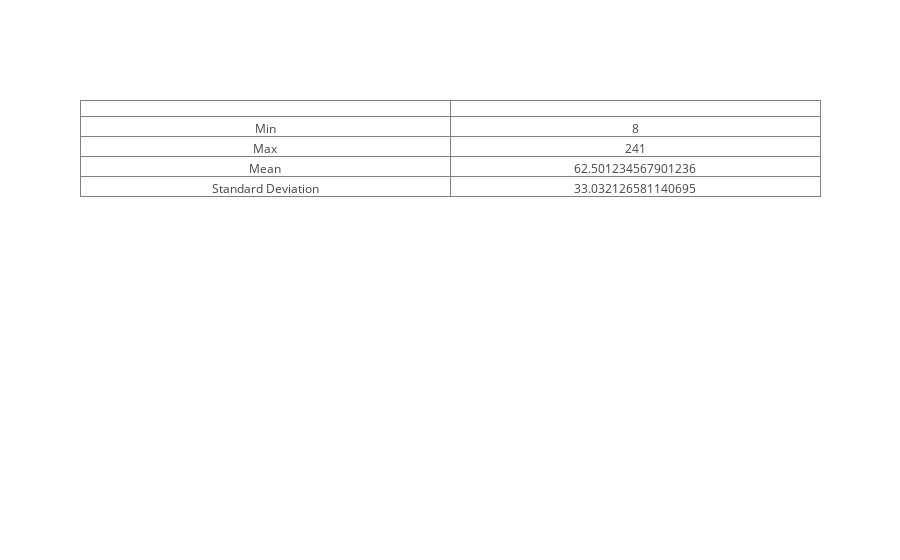

This figure's notebook cell:
### Code cell
calculate_headline_stats(bearish_stop_words_free_data, 'bearish-headline-metrics')

### Figure 1 — Plotly figure (JSON) as saved in the notebook; plotly's stock layout.template omitted (floating-point values rounded to 4 significant figures)
{"data": [{"cells": {"values": [["Min", "Max", "Mean", "Standard Deviation"], [8, 241, 62.5, 33.03]]}, "type": "table", "uid": "247c797a-a88a-4bc7-a09a-009409b3da12"}], "layout": {}}
